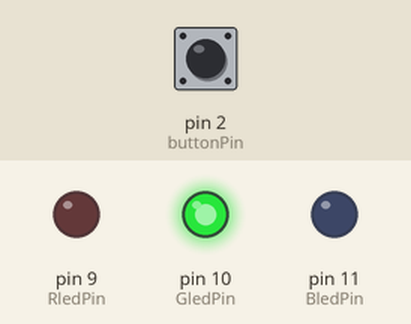
Recording of a sketch running on a simulated Arduino Uno, built with avr-gcc and run on an emulated ATmega328P. Shown: output pins drawn as LEDs (lit = HIGH). The test bench sets the inputs (shaded band); at power-on: pin 2 (buttonPin) LOW.

Above: at 1.2 s.
1.3 s: pin 2 (buttonPin) pulled HIGH for 0.15 s
At 2.0 s:
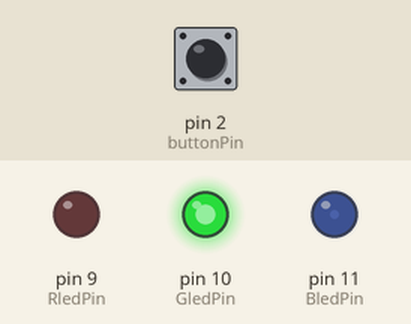
4.4 s: pin 2 (buttonPin) pulled HIGH for 1 s
At 5.5 s:
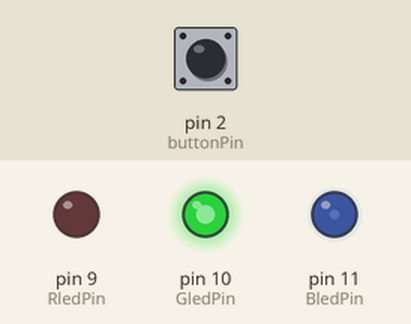
8.4 s: pin 2 (buttonPin) pulled HIGH for 0.15 s
11.5 s: pin 2 (buttonPin) pulsed HIGH 5 times (0.12 s each, 0.3 s apart)
At 13.0 s:
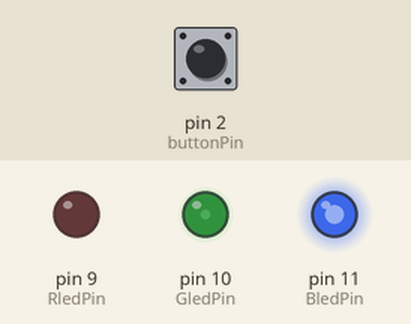
14.5 s: pin 2 (buttonPin) pulsed HIGH 2 times (0.12 s each, 0.3 s apart)
Timing chart, 0 to 36.3 s (numbered marks = the images above; inputs shaded):
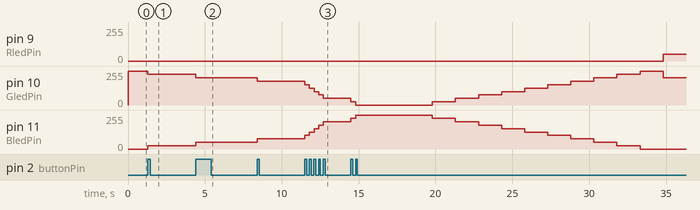

The sketch:

1108-2-doll.ino
```cpp
const int buttonPin = 2;
const int RledPin = 9;
const int GledPin = 10;
const int BledPin = 11;

int mood = 10; // 初始中性心情
const int maxMood = 20;
const int minMood = 0;

int buttonState = 0;
bool ButtonPressed = false;

unsigned long touchedTimer = 0;
unsigned long reducedTimer = 0;
const long unTouchInterval = 5000; // 5秒無操作後開始下降
const long reducedInterval = 1500; // 每秒下降1.5分

// 閃爍變數
unsigned long blinkTimer = 0;
bool blinkState = false;

void setup(){
  pinMode(buttonPin, INPUT);
  pinMode(RledPin, OUTPUT);
  pinMode(GledPin, OUTPUT);
  pinMode(BledPin, OUTPUT);
}

void loop(){
  buttonState = digitalRead(buttonPin);

  // 按一下心情+1
  if(buttonState == HIGH && !ButtonPressed){
    mood++;
    if(mood > maxMood) mood = maxMood;
    touchedTimer = millis();
    ButtonPressed = true;
  }

  if(buttonState == LOW && ButtonPressed){
    ButtonPressed = false;
  }

  // 心情自動下降
  unsigned long currentMillis = millis();
  if(currentMillis - touchedTimer > unTouchInterval){
    if(currentMillis - reducedTimer > reducedInterval){
      mood--;
      if(mood < minMood) mood = minMood;
      reducedTimer = currentMillis;
    }
  }

  showLEDState(mood);
}

void showLEDState(int mood){
  int r = 0, g = 0, b = 0;

  // 剩 5 分以下 → 閃爍紅燈
  if(mood <= 5){
    unsigned long currentMillis = millis();
    if(currentMillis - blinkTimer > 500){
      blinkState = !blinkState;
      blinkTimer = currentMillis;
    }
    if(blinkState){
      r = 255; g = 0; b = 255;
    } else {
      r = 0; g = 0; b = 0;
    }
  }
  else if(mood <= 10){
    // 5~10：紅 -> 綠 漸變
    float ratio = (mood - 5) / 5.0;
    r = 255 * (1 - ratio);
    g = 255 * ratio;
    b = 0;
  }
  else if(mood <= 20){
    // 10~20：綠 -> 藍 漸變
    float ratio = (mood - 10) / 10.0;
    r = 0;
    g = 255 * (1 - ratio);
    b = 255 * ratio;
  }

  analogWrite(RledPin, r);
  analogWrite(GledPin, g);
  analogWrite(BledPin, b);
}
```

Measured:
- after the input at 1.3 s, pin 10 (GledPin): 255/255 → 229/255 at once; pin 11 (BledPin): 0/255 → 25/255 at once
- after the input at 4.4 s, pin 9 (RledPin): stays 0/255 (without the input it goes to 50/255 after 3.4 s); pin 11 (BledPin): 25/255 → 51/255 at once
